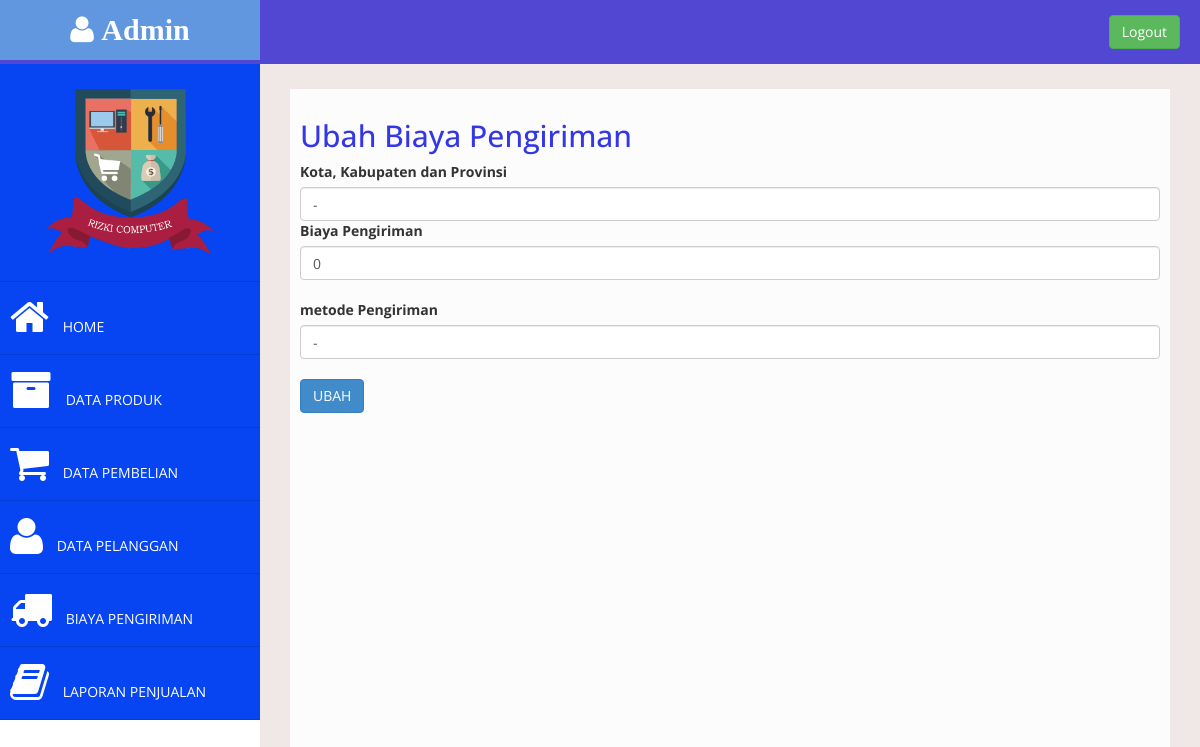
Screenshot of /Admin/index.php?halaman=ubahongkir&id=1 (signed in) with the database file from the repository.
### tables this page shows
CREATE TABLE `biaya_pengiriman` (
  `id_pengiriman` int(11) NOT NULL,
  `kabupaten_kota_provinsi` varchar(50) NOT NULL,
  `ongkos_kirim` int(11) NOT NULL,
  `metode_pengiriman` varchar(20) NOT NULL
);

### Admin/ubahongkir.php (the view, shortened to what this page needs)
<h2> Ubah Biaya Pengiriman</h2>
<?php
$ambil=$koneksi->query("SELECT * FROM biaya_pengiriman WHERE id_pengiriman='$_GET[id]'");
$pecah=$ambil->fetch_assoc();
?>
<form method="post" enctype="multipart/form-data">
	<div class="form-group">
		<label> Kota, Kabupaten dan Provinsi</label>
		<input type="text" name="nama" class="form-control" value="<?php echo $pecah['kabupaten_kota_provinsi']; ?> ">
	<div class="form-group">
		<label>Biaya Pengiriman</label>
		<input type="text" name="biaya_pengiriman" class="form-control" value="<?php echo $pecah['ongkos_kirim']; ?> ">
	<br>
	<div class="form-group">
		<label>metode Pengiriman</label>
		<input type="text" name="metode_pengiriman" class="form-control" value="<?php echo $pecah['metode_pengiriman']; ?> ">
	<br>
	<button class="btn btn-primary" name="ubah">UBAH</button>

### Admin/assets/css/custom.css (style rules this page uses)
body { font-family: 'Open Sans', sans-serif; }
h2 { color: rgb(52, 55, 230); }

### rows the page displays
biaya_pengiriman: nama "-", biaya_pengiriman "0", metode_pengiriman "-"
